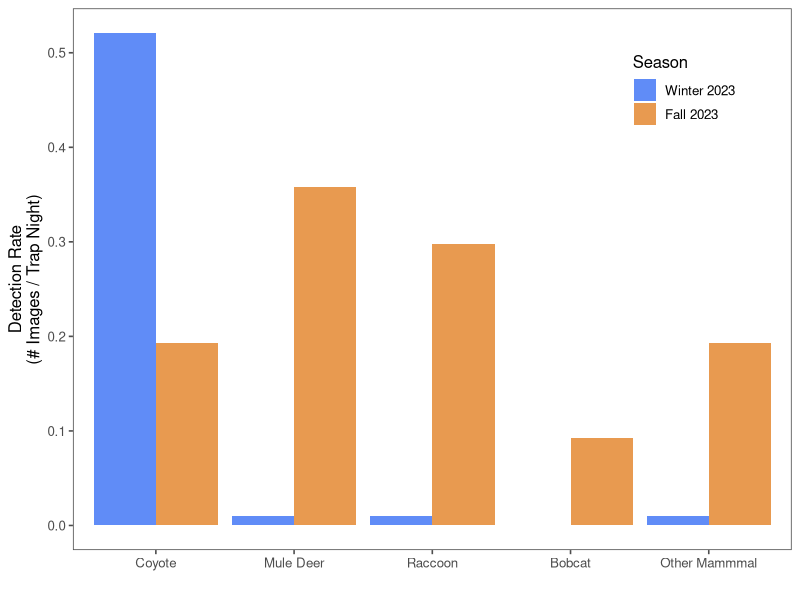
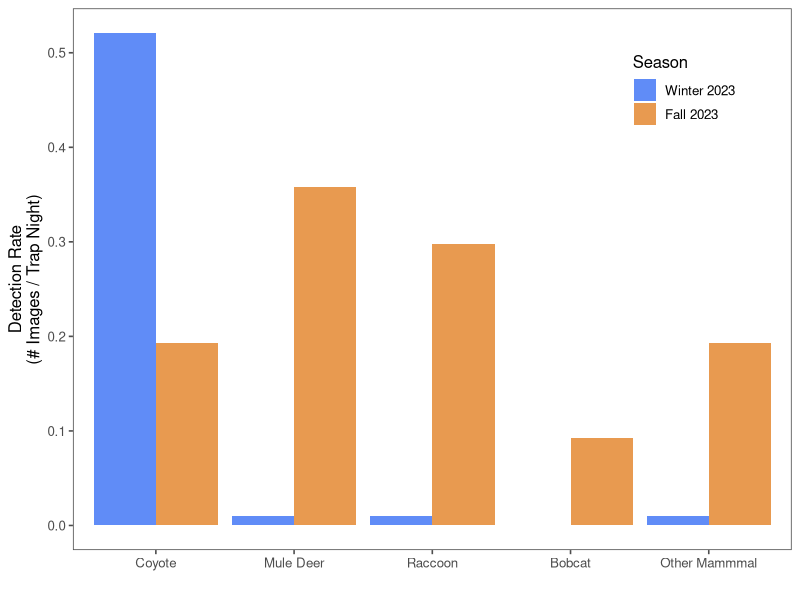

These charts were generated, in order, by the following R code:
# Visualize PORE Beach Camera Trap Data from Winter and Fall 2023 ############
# Author: Frankie Gerraty ####################################################
##############################################################################

#Packages ####
library(tidyverse)
library(lubridate)
library(ggthemes)
`%notin%` <- Negate(`%in%`)

#Import Raw Data --------------------------------------------------------------

#Snapshot Data
SnapshotUSA_2023_Deployments <- read_csv("data/raw/SnapshotUSA_2023_Deployments.csv") %>% 
  mutate(period = "Fall_2023")
SnapshotUSA_2023_Sequences <- read_csv("data/raw/SnapshotUSA_2023_Sequences.csv") %>% 
  mutate(period = "Fall_2023") 

#PORE Beach Camera Project Data
PORE_deployments <- read_csv("data/raw/PORE_deployments.csv") %>% 
  mutate(period = "Winter_2023")
PORE_sequences <- read_csv("data/raw/PORE_sequences.csv") %>% 
  mutate(period = "Winter_2023")




# Data Clean ---------------------------------------------------------------

deployments <- bind_rows(SnapshotUSA_2023_Deployments, PORE_deployments) %>% 
  #Calculate deployment length (in # days/nights)
  mutate(deployment_length = floor(interval(start_date, end_date)/days(1)))

sequences <- rbind(SnapshotUSA_2023_Sequences, PORE_sequences)


# Calculate Sampling Effort Per Period

effort <- deployments %>% 
  group_by(period) %>% 
  summarize(effort = sum(deployment_length))

# Filter for Mammals 

mammals <- sequences %>% 
  #Remove camera with high raccoon and otter detection rates
  filter(!str_detect(deployment_id, "Loc03")) %>% 
  filter(class == "Mammalia") %>% 
  drop_na(species) %>% 
  #Remove irrelevant species
  filter(common_name %notin% 
           c("Human", "Human-Camera Trapper", 
             "Northern Elephant Seal", 
             "North American River Otter",
             "Domestic Dog",
             "Californian Sea Lion")) %>% 
  #Lump rare animals
  mutate(common_name = if_else(common_name %in% 
  c("American Badger",
    "Brush Rabbit",
    "Striped Skunk"), "Other Mammal", common_name)) %>% 
  group_by(period, common_name) %>% 
  summarise(count = n(), .groups = "drop") %>% 
  add_row(period = "Winter_2023", common_name = "Bobcat", count = 0) %>% 
  #Calculate detection rates using sampling effort dataframe
  mutate(detection_rate = if_else(period == "Fall_2023", count/467, count/405)) %>% 
  #Convert to factor for plotting
  mutate(common_name = factor(common_name, 
                              levels = c("Coyote", "Mule Deer", "Northern Raccoon", "Bobcat", "Other Mammal")),
         period = factor(period, levels = c("Winter_2023", "Fall_2023"))) 
  



ggplot(mammals, aes(x=common_name, y=detection_rate, fill=period))+
  geom_bar(stat = "identity", position = 'dodge')+
  theme_few()+
  labs(x="", y="Detection Rate\n(# Images / Trap Night)", fill = "Season")+
  scale_fill_manual(values = c(	"#608cf7", "#e89a50"), labels = c("Winter 2023", "Fall 2023"))+
  scale_x_discrete(labels = c("Coyote", "Mule Deer", "Raccoon", "Bobcat", "Other Mammmal"))+
  theme(legend.position = c(.85, .85))
  
ggsave("output/mammal_seasonality_plot.png", width = 7, height = 5, units = "in")
  
         